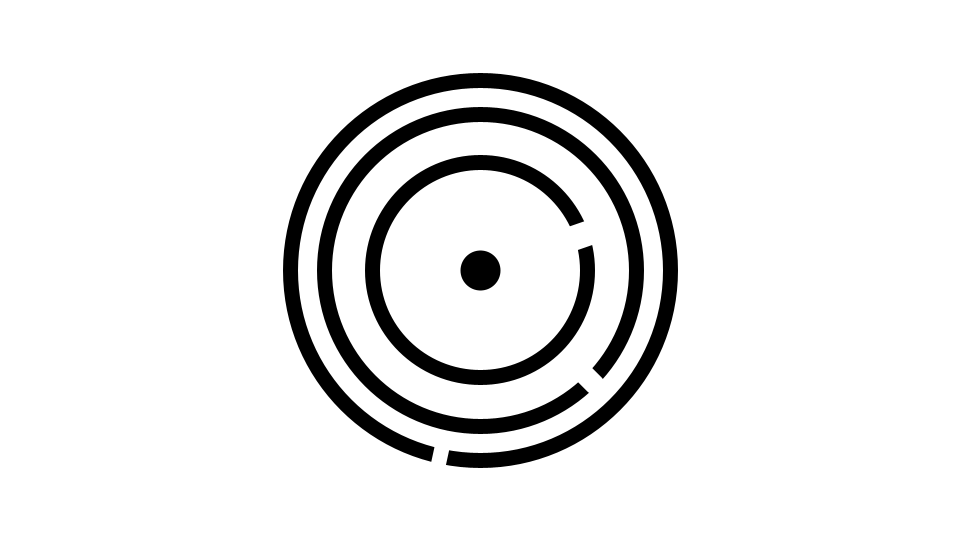
Frame 1 (no input)
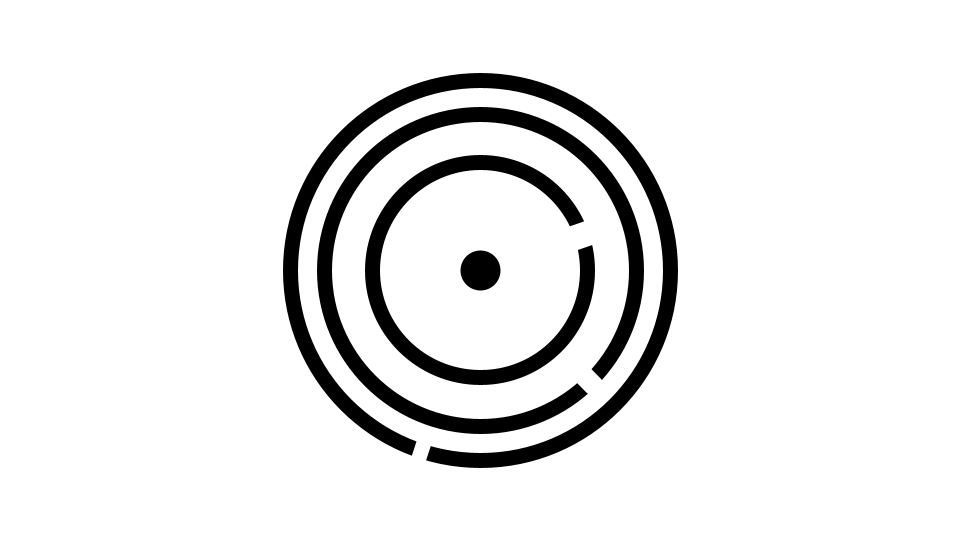
Frame 60 (the mouse pressed at the canvas centre just before this capture)
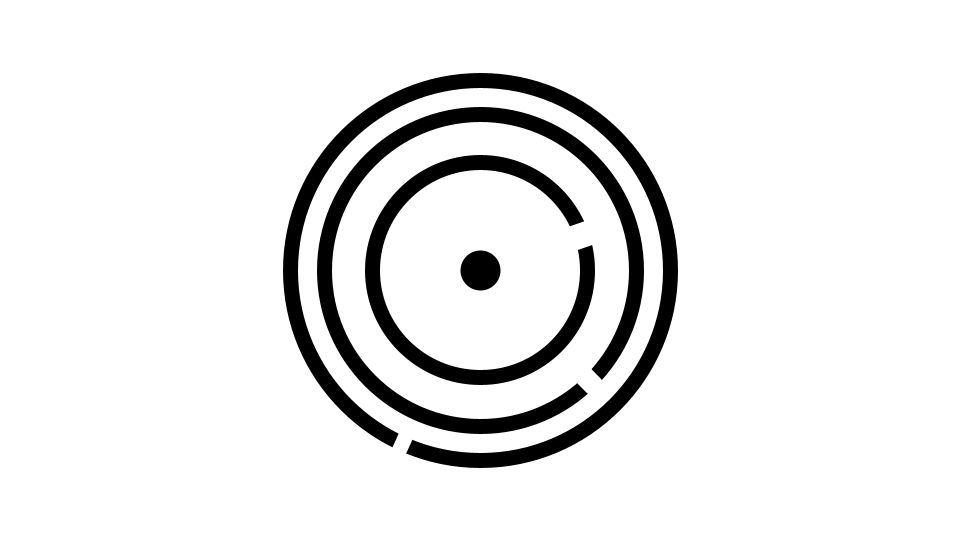
Frame 120 (the mouse held since frame 60 and released just before this capture)

The Processing sketch that drew these frames (run headless with seeded random() and noise(); from frame 60 on, the mouse is pressed at the canvas centre):

// Processing sketch: processing_186725
// ── processing_186725.pde

//Declaració de variables

int x, y;
float segons;
float minuts;
float hores;
 
 
void setup() {
    
size(960, 540);

//donar valors a les variables

int radius = min(width, height) / 2;  
segons = radius * 0.75;
minuts = radius * 0.60;
hores = radius * 0.50;
 
  x = width / 2;
  y = height / 2;
}
 
void draw() {
background(255);
  
  
 //funcions extretes de l'exemple del rellotge de la web de processing
  float s = map(second(), 0, 60, 0, TWO_PI) - HALF_PI;
  float m = map(minute() + norm(second(), 0, 60), 0, 60, 0, TWO_PI) - HALF_PI;
  float h = map(hour() + norm(minute(), 0, 60), 0, 24, 0, TWO_PI * 2) - HALF_PI;
 
 //Dibuixar els minuters i elipses del segons
strokeWeight (15);
stroke(0);
noFill();
ellipse(x, y, 380, 380);
stroke(255);
strokeWeight(15);
line(x, y, x + cos(s) * segons, y + sin(s) * segons);
 
//Dibuixar els minuters i elipses dels minuts 
strokeWeight (15);
stroke(0);
noFill();
ellipse(x, y, 312, 312);
stroke(255);
strokeWeight(20);
line(x, y, x + cos(m) * minuts, y + sin(m) * minuts);
   
//Dibuixar els minuters i elipses de les hores
strokeWeight (15);
stroke(0);
noFill();
ellipse(x, y, 215, 215);
stroke(255, 200);
strokeWeight(20);
stroke(255);
strokeWeight(25);
line(x, y, x + cos(h) * hores, y + sin(h) * hores);

//dibuixar el cercle central
strokeWeight (20);
stroke(0);
ellipse(x, y, 20, 20);
   
    
   
}
